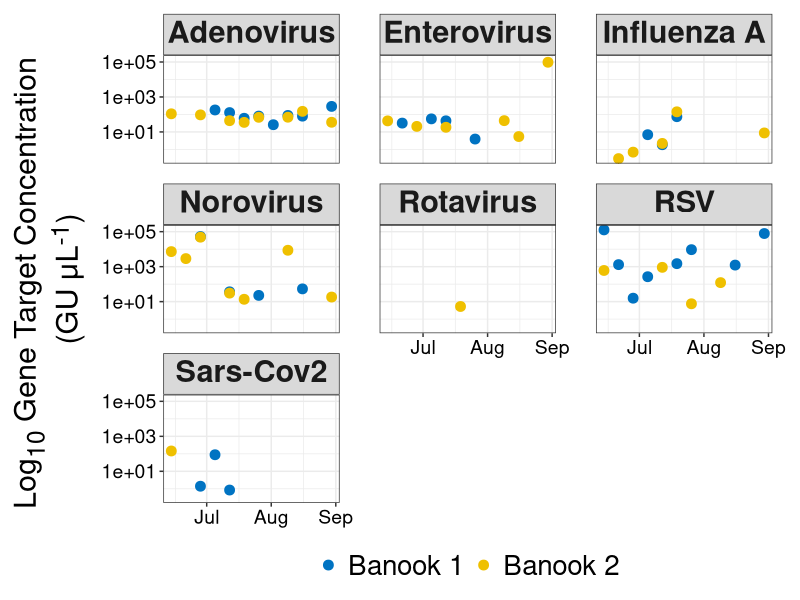

Generate this figure with R: (Note: this script raises an error after producing the figure.)
rm(list = ls())
library(tidyverse)
library(ggtext)
library(glue)

theme_set(theme_bw() +
            theme(
              axis.text = element_text(size = 14, color = "black"),
              axis.title = element_text(size = 22),
              legend.title = element_text(size = 20),
              legend.text = element_text(size = 20),
              strip.text = element_text(size = 22, face = "bold"),
              panel.spacing.x = unit(2, "lines"),
              panel.spacing.y = unit(1, "lines")
            ))

data_cleaned <- read_csv("cleaned_data/data_cleaned.csv")

# --------------------------------------------------- Detection frequencies ---------------------------------------------------

det_freq <- data_cleaned %>% 
  filter(adsorbent == "GAC" & extraction == "tween_bead" |
                    adsorbent == "Grab") %>% 
  group_by(target, adsorbent) %>% 
  summarise(
    n = n(),
    n_det = sum(detect),
    freq_detect = 100*mean(detect),
    freq_detect = round(freq_detect, 1)) %>% 
  ungroup() 

# -------------------------------------------------------- Time series plot --------------------------------------------------------

time_series <- data_cleaned %>% 
  filter(detect,
         adsorbent == "GAC",
         extraction == "tween_bead") %>% 
  left_join(., det_freq, by = c("target","adsorbent")) %>% 
  #mutate(target = glue("{target} <br> <span style='font-size: 11pt'> ({freq_detect}% Positive Detections) </span>")) %>% 
  ggplot(aes(sample_date, gu_lysate, color = sample_id)) +
  geom_point(size = 3) +
  facet_wrap(vars(target)) +
  ggsci::scale_color_jco() +
  scale_y_continuous(trans ='log10') +
  labs(y = "Log<sub>10</sub> Gene Target Concentration <br> (GU &mu;L<sup>-1</sup>)",
       x = NULL,
       color = NULL) +
  theme(axis.title.y = element_markdown(margin = margin(t = 0, r = 12, b = 0, l = 0)),
        strip.text = element_markdown(lineheight = 1.2,
                                      halign = 0.5,
                                      padding = margin(2, 0, 1, 0), margin = margin(3, 3, 3, 3)),
        legend.position = "bottom",
        plot.margin = margin(10, 20, 10, 10)) 


ggsave("output/time_series.png", height = 8, width = 10, dpi = 300)

#  --------------------------------------------------- Barplot of detections ---------------------------------------------------

data_cleaned %>%  
  filter(adsorbent == "GAC" & extraction == "tween_bead" |
           adsorbent == "Grab") %>% 
  group_by(target, adsorbent) %>% 
  summarise(freq_detect = 100*mean(detect)) %>% 
  ungroup() %>% 
  # Change zeros to small negative value for plotting purposes
  mutate(freq_detect = if_else(freq_detect == 0, -0.5, freq_detect)) %>% 
  ggplot(aes(adsorbent, freq_detect, fill = adsorbent, group = target)) +
  geom_col(position = position_dodge2(preserve = "single"),
           width = 1) +
  ggsci::scale_fill_jco() +
  facet_wrap(vars(target)) +
  theme(legend.position = "bottom",
        axis.text.x = element_markdown()) +
  labs(x = NULL,
       y = expression(paste("Positive Gene Target Detections (%)")),
       fill = NULL) +
  coord_cartesian(ylim = c(0,100)) +
  theme(legend.position = "none")

ggsave(here::here("output/detection_frequency.png"), height = 8, width = 8, dpi = 300)


